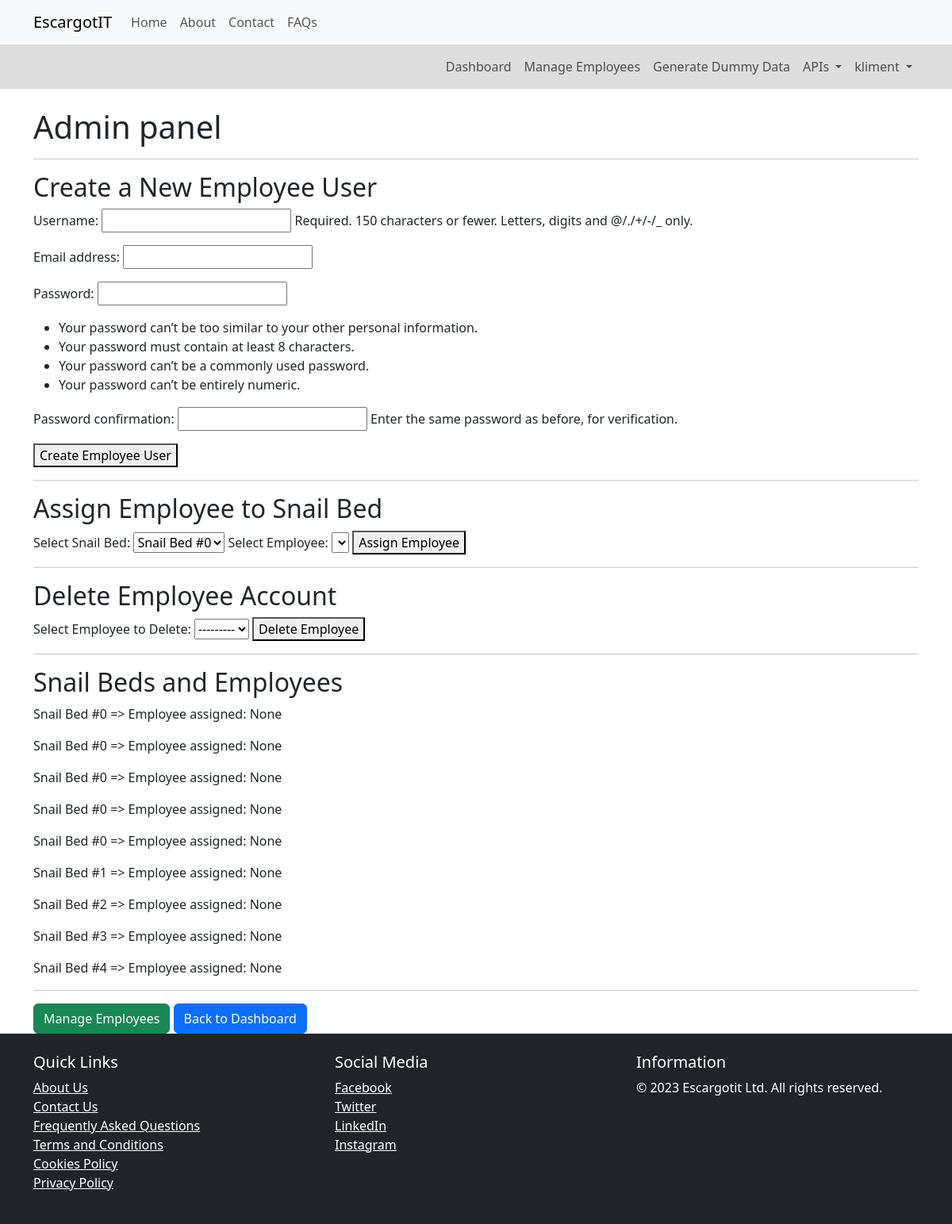
The app's page /custom_admin_panel/ (signed in), older data.
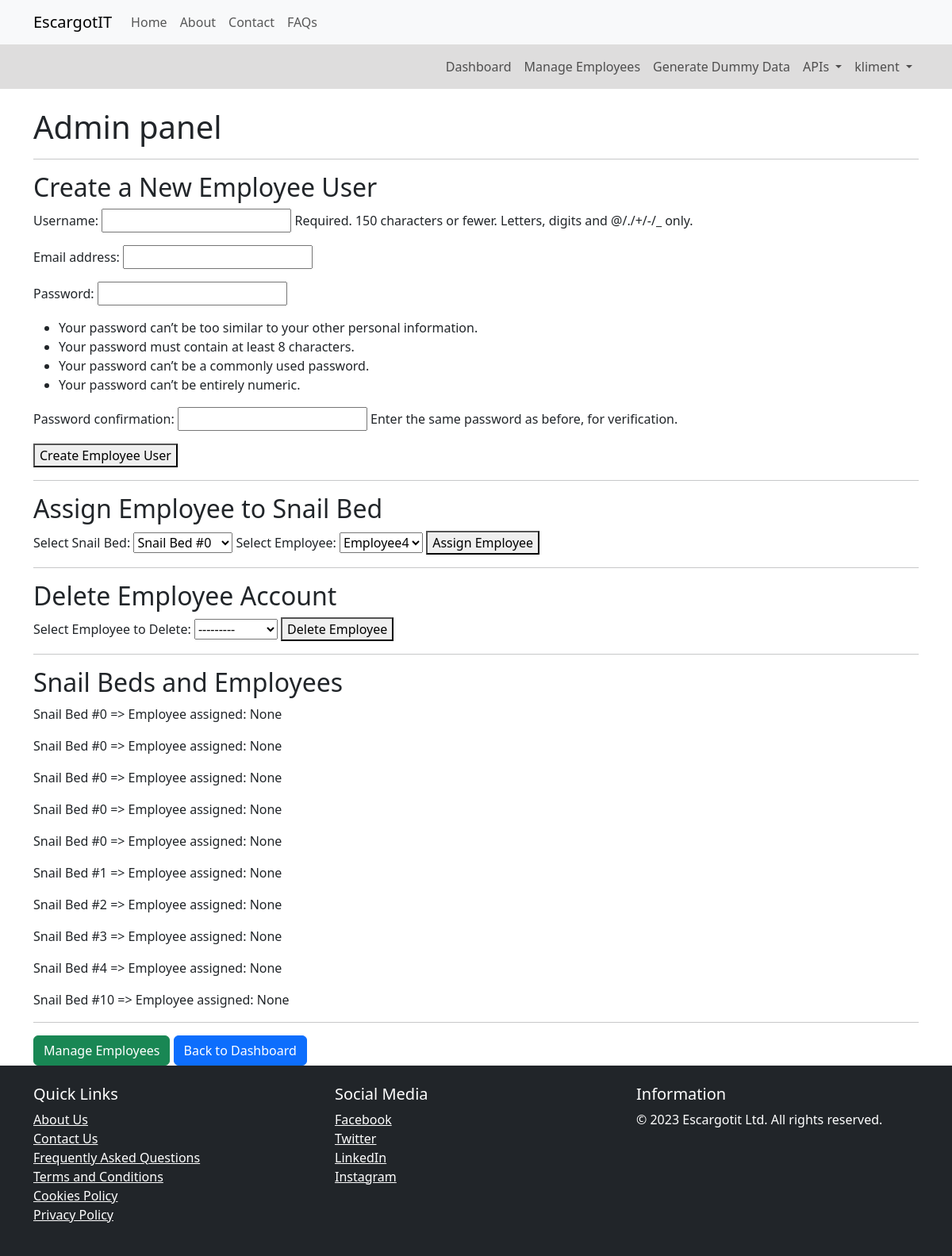
The same page, newer data.
### core/models.py (models this page shows, shortened)
class SnailBed(models.Model):
    bed_name = models.CharField(max_length=100, unique=False, null=True, blank=True)
    user = models.ForeignKey(AdminUser, on_delete=models.CASCADE, null=True, blank=True, db_constraint=False)
    employee = models.ForeignKey(EmployeeUser, on_delete=models.SET_NULL, null=True, blank=True, db_constraint=False)
    snail_amount = models.IntegerField(null=True, blank=True)
    hatch_rate = models.ForeignKey('SnailHatchRate', on_delete=models.SET_NULL, null=True, blank=True)
    mortality_rate = models.ForeignKey('SnailMortalityRate', on_delete=models.SET_NULL, null=True, blank=True)
    maturity_rate = models.ForeignKey('TimeTakenToMature', on_delete=models.SET_NULL, null=True, blank=True)

### core/views.py (the view, shortened to what this page needs)
# urls.py: path('custom_admin_panel/', views.custom_admin_panel, name='custom_admin_panel'),
@login_required(login_url='login')
def custom_admin_panel(request):
    current_user = AdminUser.objects.filter(user=request.user).first()
    if request.method == 'POST' and 'register_employee' in request.POST:
        form = EmployeeCreationForm(admin=current_user, data=request.POST) # pass current admin
        if form.is_valid():
            form.save()
            username = form.cleaned_data.get('username')
            messages.success(request, f'Employee user {username} has been created.')
            return redirect('custom_admin_panel')
    else:
        form = EmployeeCreationForm(admin=current_user)
    if request.method == 'POST' and 'delete_employee' in request.POST:
        delete_form = DeleteEmployeeForm(request.POST)
        if delete_form.is_valid():
            employee_to_delete = delete_form.cleaned_data['employee_to_delete']
            user_to_delete = employee_to_delete.user
            username = employee_to_delete.user.username
            if SnailBed.objects.filter(employee=employee_to_delete).exists():
                messages.error(request, f'Employee {username} is assigned to one or more Snail Beds. Unassign them first before deleting.')
            else:
                employee_to_delete.delete()
                user_to_delete.delete()
                messages.success(request, f'Employee {username} has been deleted.')
    else:
        delete_form = DeleteEmployeeForm()
    snail_beds = SnailBed.objects.filter(user=current_user)
    employees = EmployeeUser.objects.all()
    context = {
        'snail_beds': snail_beds,
        'employees': employees,
        'form': form,
        'delete_form': delete_form,
        }
    return render(request, 'admin_panel.html', context)

### core/forms.py (shortened to what this page needs)
class EmployeeCreationForm(UserCreationForm):
    def __init__(self, admin, *args, **kwargs):
        super(EmployeeCreationForm, self).__init__(*args, **kwargs)
        self.admin = admin  # Store the admin object that is passed by our view
    class Meta:
        model = User
        fields = ['username', 'email'] #password is added as field by default + pass confirmation

class DeleteEmployeeForm(forms.Form):
    employee_to_delete = forms.ModelChoiceField(
        queryset=EmployeeUser.objects.all(),
        label='Select Employee to Delete'
    )

### core/models.py (called while the page is built)
    def __str__(self):
        return self.user.username

### templates/admin_panel.html (shortened to what this page needs)
{% extends "base/base.html" %}
{% block content %}
<div class="container mt-4">
    <h1>Admin panel</h1>
    <hr>
    <h2>Create a New Employee User</h2>
    <form method="post">
        {{ form.as_p }}
        <button type="submit" name="register_employee">Create Employee User</button>
    </form>
    <hr>
    <h2>Assign Employee to Snail Bed</h2>
    <form method="post">
        <label for="snail_bed">Select Snail Bed:</label>
        <select name="snail_bed_id" id="snail_bed">
            {% for snail_bed in snail_beds %}
                <option value="{{ snail_bed.id }}">{{ snail_bed.bed_name }}</option>
            {% endfor %}
        </select>
        <label for="employee">Select Employee:</label>
        <select name="employee_id" id="employee">
            {% for employee in employees %}
                <option value="{{ employee.id }}">{{ employee.user.username }}</option>
            {% endfor %}
        </select>
        <button type="submit" name="assign_employee">Assign Employee</button>
    </form>
    <hr>
    <h2>Delete Employee Account</h2>
    <form method="post">
        {{ delete_form.employee_to_delete.label_tag }}
        {{ delete_form.employee_to_delete }}
        <button type="submit" name="delete_employee">Delete Employee</button>
    </form>
    <hr>
    <h2>Snail Beds and Employees</h2>
    {% for bed in snail_beds %}
        <p>{{ bed.bed_name }} =>  Employee assigned: {{bed.employee}}</p>
    {% endfor %}
    <hr>
    <a class="btn btn-success" href="{% url 'employees' %}">Manage Employees</a>
    <a class="btn btn-primary" href="{% url 'dashboard' %}">Back to Dashboard</a>
</div>
{% endblock %}

Row changes from the older to the newer data that the page shows:
added SnailBed: bed_name "Snail Bed #10", employee "None"
Text that changed along with them:
form field employee_id: (not shown) → "Employee4"
